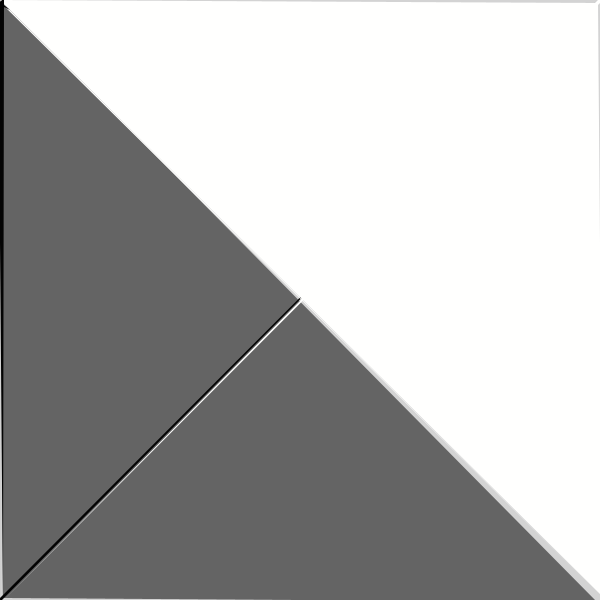
Frame 1 (no input)
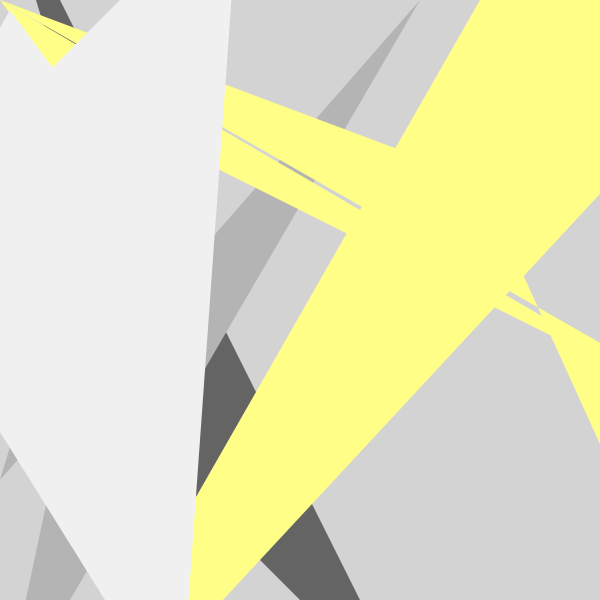
Frame 60 (the mouse pressed at the canvas centre just before this capture)
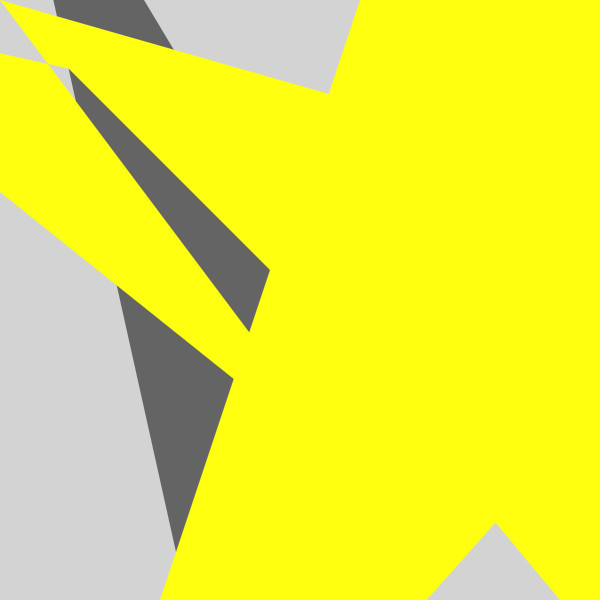
Frame 120 (the mouse held since frame 60 and released just before this capture)

The Processing sketch that drew these frames (run headless with seeded random() and noise(); from frame 60 on, the mouse is pressed at the canvas centre):

// Processing sketch: processing_144354
// ── processing_144354.pde

// Konkuk University
// Department of Dynamic Media
// SOS iDesign
// Name: CHOI Joo Hee
// ID:201420114

int x = 0;
int y = 0;
int z = 0;
int speed = 3;
int speed2 = 4;
int speed3 =-2;

void setup() {
  size(600, 600);
  smooth(400);
}

void draw() {
  background(211);
  x = x + speed;
  y = y + speed2;
  z = z + speed3;

  if ((x > width) || (x < 0)) {
    speed = speed * -1;
  }
  if ((y > height) || (x < 0)) {
    speed2 = speed * -2;
  }
  if ((z > height) || (x < 0)) {
    speed3 = speed * 4;
  }

  noStroke();
  fill(100);
  triangle(x, width+z, 0, z, width-x, height-z);
  fill(x);
  quad(x, z, 0, height+z, height-x, 0, 0, width-z);
  fill(z);
  quad(width+x, 0, 0, width+y, width+z, 0, 0, 0);
  line(111, y, z, width-z);
  quad(width+z, x, width+x, width+y, width+y, width+z, 0, 0);
  quad(z, 0, width-z, width-x, 0, 0, x, y);
  fill(y);
  quad(10, 10, x, y, x, x, z, y);
  fill(y);
  quad(y, z, x, width-z, z, y, z, y);
}
